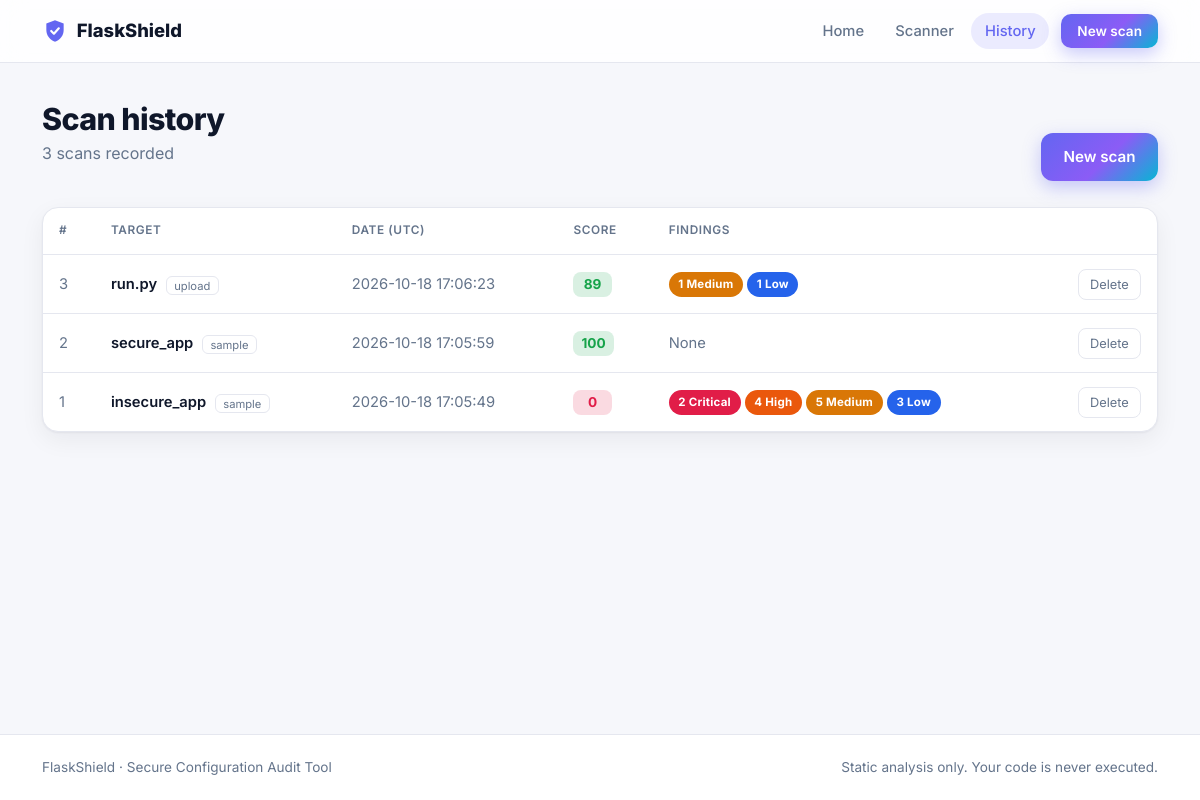
The app's page /history with its own data.
### tables this page shows
CREATE TABLE scans (
    id INTEGER PRIMARY KEY AUTOINCREMENT,
    name TEXT NOT NULL,
    source TEXT NOT NULL,
    created_at TEXT NOT NULL DEFAULT (datetime('now')),
    files_scanned INTEGER NOT NULL DEFAULT 0,
    score INTEGER NOT NULL DEFAULT 100,
    critical INTEGER NOT NULL DEFAULT 0,
    high INTEGER NOT NULL DEFAULT 0,
    medium INTEGER NOT NULL DEFAULT 0,
    low INTEGER NOT NULL DEFAULT 0,
    errors TEXT NOT NULL DEFAULT ''
);

### flaskshield/routes.py (the view)
@bp.get("/history")
def history():
    scans = get_db().execute("SELECT * FROM scans ORDER BY id DESC").fetchall()
    return render_template("history.html", scans=scans)

### flaskshield/db.py (called while the page is built)
def get_db():
    if "db" not in g:
        g.db = sqlite3.connect(current_app.config["DATABASE"])
        g.db.row_factory = sqlite3.Row
        g.db.execute("PRAGMA foreign_keys = ON")
    return g.db

### flaskshield/templates/history.html (shortened to what this page needs)
{% extends "base.html" %}
{% block content %}
<div class="container page">
  <div class="page-head"><div><h1>Scan history</h1><p class="sub">{{ scans|length }} scan{{ '' if scans|length == 1 else 's' }} recorded</p></div>
  <a class="btn-fs" href="{{ url_for('main.new_scan') }}">New scan</a></div>
  {% include "_table.html" %}
</div>
{% endblock %}

### flaskshield/templates/_table.html
<div class="card-fs p-0 table-wrap">
<table class="tbl">
  <thead><tr><th>#</th><th>Target</th><th>Date (UTC)</th><th>Score</th><th>Findings</th><th></th></tr></thead>
  <tbody>
  {% for s in scans %}
    <tr>
      <td class="muted">{{ s.id }}</td>
      <td><a class="tlink" href="{{ url_for('main.scan_detail', scan_id=s.id) }}">{{ s.name }}</a> <span class="chip">{{ s.source }}</span></td>
      <td class="muted">{{ s.created_at }}</td>
      <td><span class="score {{ 'good' if s.score >= 80 else ('mid' if s.score >= 50 else 'bad') }}">{{ s.score }}</span></td>
      <td>
        {% for n, c in [(s.critical,'critical'),(s.high,'high'),(s.medium,'medium'),(s.low,'low')] %}{% if n %}<span class="badge-sev sev-{{ c }}">{{ n }} {{ c|capitalize }}</span> {% endif %}{% endfor %}
        {% if not (s.critical or s.high or s.medium or s.low) %}<span class="muted">None</span>{% endif %}
      </td>
      <td class="text-end">
        <form method="post" action="{{ url_for('main.delete', scan_id=s.id) }}" onsubmit="return confirm('Delete scan {{ s.id }}?')">
          <button class="btn-del">Delete</button>
        </form>
      </td>
    </tr>
  {% else %}<tr><td colspan="6" class="empty">No scans yet. <a href="{{ url_for('main.new_scan') }}">Run your first scan</a>.</td></tr>
  {% endfor %}
  </tbody>
</table>
</div>

### flaskshield/static/style.css (style rules this page uses)
:root { --bg:#f6f7fb;--surface:#fff;--text:#0f172a;--muted:#64748b;--line:#e5e7ef; --brand:#6366f1;--brand2:#06b6d4;--shadow:0 1px 2px rgba(15,23,42,.05),0 8px 24px rgba(15,23,42,.06); --crit:#e11d48;--high:#ea580c;--med:#d97706;--low:#2563eb;--ok:#16a34a;--alt:#eef0f8;--code:#0b1020; }
* { box-sizing:border-box }
body { font-family:Inter,system-ui,sans-serif;background:var(--bg);color:var(--text);-webkit-font-smoothing:antialiased;min-height:100vh;display:flex;flex-direction:column }
a { text-decoration:none }
.muted { color:var(--muted) }
h1,h2,h3,h4,h5 { letter-spacing:-.02em;color:var(--text) }
.btn-fs,.btn-ghost { display:inline-flex;align-items:center;justify-content:center;gap:.4rem;border:0;border-radius:12px;padding:.8rem 1.4rem;font-weight:600;font-size:.95rem;cursor:pointer;transition:transform .15s,box-shadow .15s,background .15s }
.btn-fs { color:#fff;background:linear-gradient(135deg,var(--brand),#8b5cf6 55%,var(--brand2));box-shadow:0 6px 18px rgba(99,102,241,.35) }
.btn-del { background:none;border:1px solid var(--line);color:var(--muted);border-radius:8px;padding:.3rem .7rem;font-size:.8rem }
.sub { color:var(--muted) }
.card-fs { background:var(--surface);border:1px solid var(--line);border-radius:16px;box-shadow:var(--shadow) }
.badge-sev { display:inline-block;color:#fff;font-size:.72rem;font-weight:700;padding:.22rem .6rem;border-radius:999px;letter-spacing:.02em }
.sev-critical { background:var(--crit) }
.sev-high { background:var(--high) }
.sev-medium { background:var(--med) }
.sev-low { background:var(--low) }
.chip { font-size:.7rem;color:var(--muted);border:1px solid var(--line);padding:.1rem .45rem;border-radius:6px;margin-left:.3rem }
.page { padding:2.2rem 12px 3rem }
.page-head { display:flex;justify-content:space-between;align-items:flex-end;flex-wrap:wrap;gap:1rem;margin-bottom:1.6rem }
.page-head h1 { font-weight:800;font-size:1.9rem;margin:.2rem 0 }
.table-wrap { overflow-x:auto }
.tbl { width:100%;border-collapse:collapse;font-size:.92rem }
.tbl th { text-align:left;font-size:.74rem;text-transform:uppercase;letter-spacing:.05em;color:var(--muted);padding:.9rem 1rem;border-bottom:1px solid var(--line);font-weight:600 }
.tbl td { padding:.85rem 1rem;border-bottom:1px solid var(--line);vertical-align:middle }
.tbl tr:last-child td { border:0 }
.tlink { color:var(--text);font-weight:600 }
.score { display:inline-grid;place-items:center;min-width:2.4rem;padding:.15rem .5rem;border-radius:8px;font-weight:700;font-size:.85rem }
.score.good { background:color-mix(in srgb,var(--ok) 16%,transparent);color:var(--ok) }
.score.bad { background:color-mix(in srgb,var(--crit) 16%,transparent);color:var(--crit) }

### records on screen
scans: id "3", name "run.py", source "upload", created_at "2026-10-18 17:06:23", score "89", n "1" "1", c "Medium" "Low"
scans: id "2", name "secure_app", source "sample", created_at "2026-10-18 17:05:59", score "100", critical "None"
scans: id "1", name "insecure_app", source "sample", created_at "2026-10-18 17:05:49", score "0", n "2" "4" "5" "3", c "Critical" "High" "Medium" "Low"

### other values on screen
{{ scans|length }} "3"
{{ '' if scans|length == 1 else 's' }} "s"
